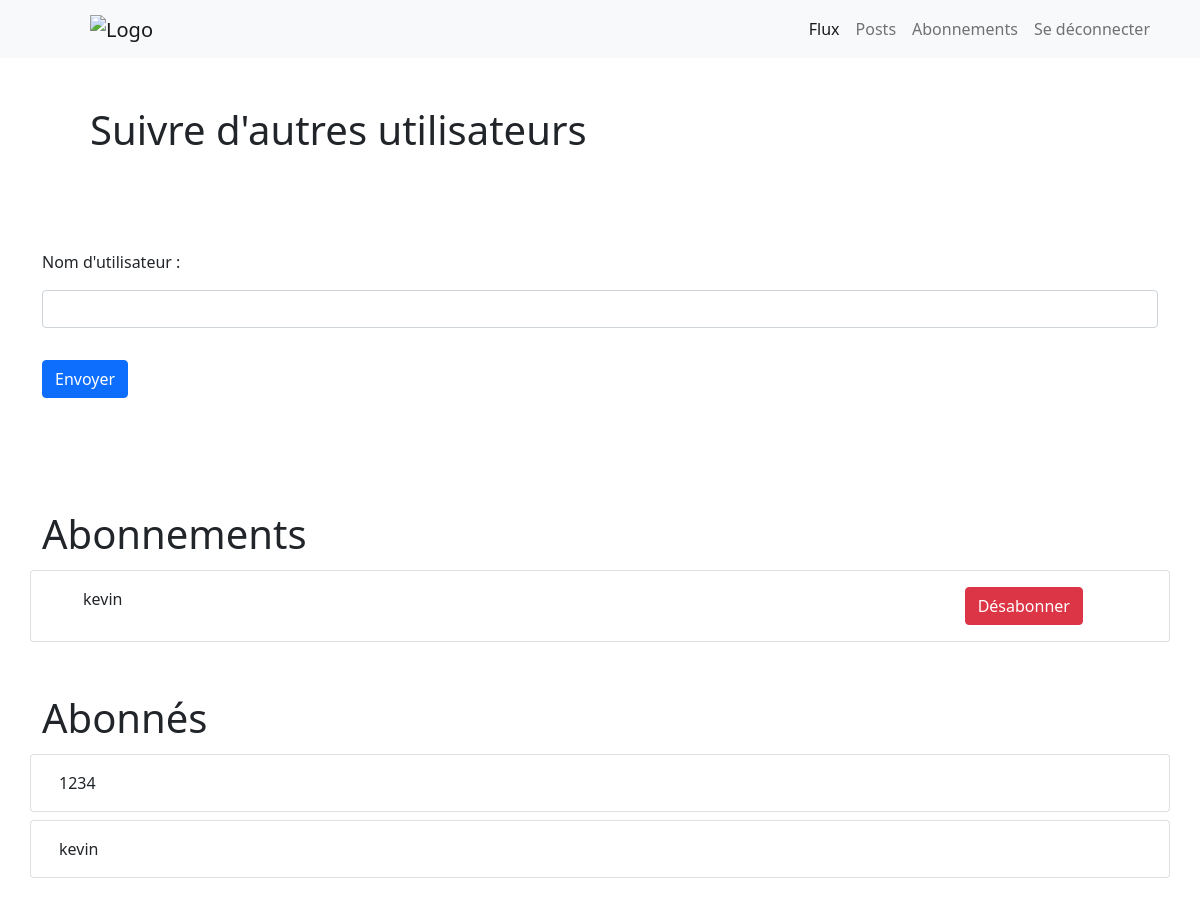
The page /flux/abonnements (signed in) on the database as committed earlier.
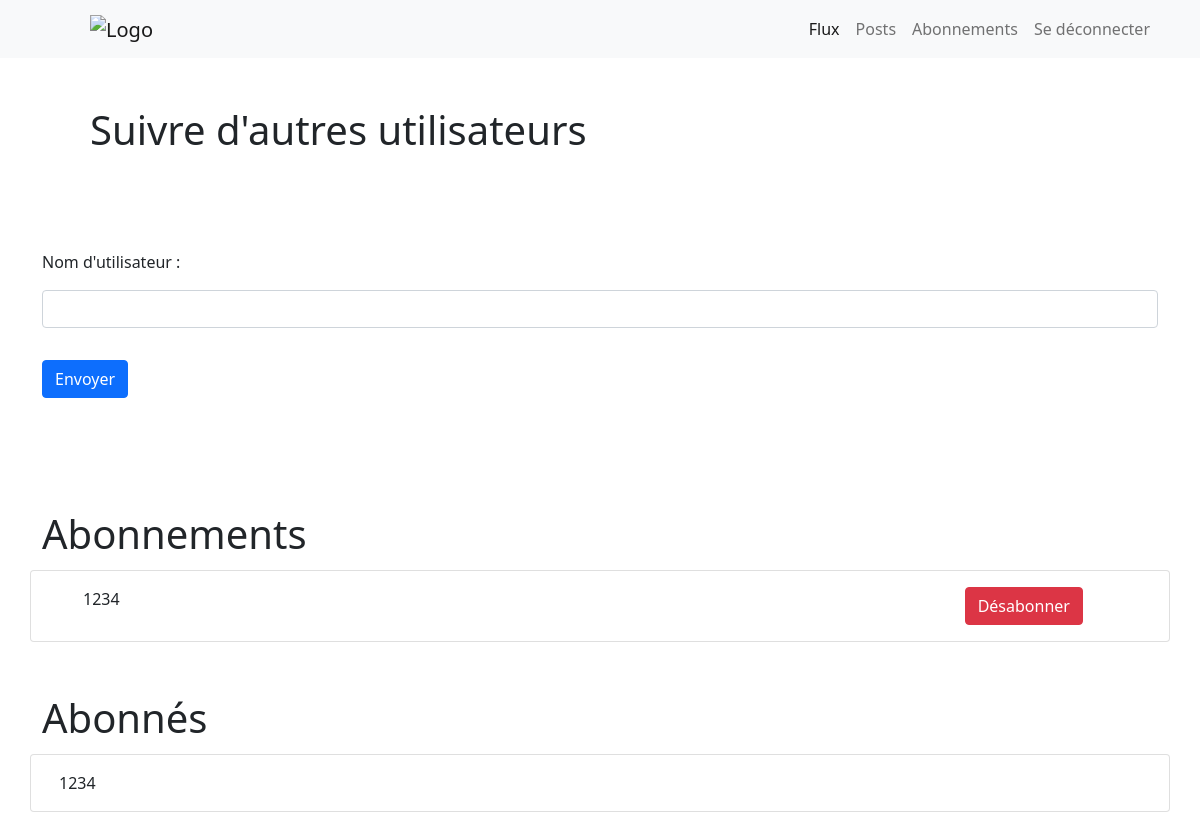
The same page on the database as committed later.
### flux/models.py (models this page shows)
class UserFollows(models.Model):
    user = models.ForeignKey(to=settings.AUTH_USER_MODEL, on_delete=models.CASCADE, related_name='following')
    followed_user = models.ForeignKey(to=settings.AUTH_USER_MODEL, on_delete=models.CASCADE, related_name='followed_by')
    class Meta:
        unique_together = ('user', 'followed_user', )

### flux/views.py (the view, shortened to what this page needs)
# urls.py: path('abonnements', views.abonnements, name='abonnements'),
@login_required
def abonnements(request):
    form = AbonnementsForm
    followed_users = UserFollows.objects.filter(user = request.user.id)
    followers = UserFollows.objects.filter(followed_user = request.user.id)
    context = {'form':form, 'followed_users':followed_users, 'followers':followers}
    return render(request, 'flux/abonnements.html', context)

### flux/templates/flux/abonnements.html (shortened to what this page needs)
{% extends "flux/base_generic.html" %}
{% block content %}
<div class="container my-5">
    <h1 class="m-5"> Suivre d'autres utilisateurs</h1>
    <div class="row">
        <div class="col-12">
            <form class='my-5' action="" enctype="multipart/form-data" method="post">
                {{form}}
                <button id = "create-review-submit" type="submit" class="btn btn-primary my-3">Envoyer</button>
            </form>
        </div>
    </div>
</div>
<div class="container my-5">
    <h1>Abonnements</h1>
    <div class="row">
        {% for followed_user in followed_users %}
            <div class="card my-1">
                <div class="card-body">
                    <div class="container">
                        <div class="row">
                            <div class="col-10">{{followed_user.followed_user}}</div>
                            <div class="col-2">
                                <a name="désabonner" id="désabonner" class="btn btn-danger" href="unsubscribe/{{followed_user.id}}" role="button">Désabonner</a>
                            </div>
                        </div>
                    </div>
                </div>
            </div>
        {% endfor %}
    </div>
</div>
<div class="container my-5">
    <h1>Abonnés</h1>
    <div class="row">
        {% for follower in followers %}
            <div class="card my-1">
                <div class="card-body">
                    <p class="card-text">{{follower.user}}</p>
                </div>
            </div>
        {% endfor %}
    </div>
</div>
{% endblock content %}

### flux/templates/flux/base_generic.html (shortened to what this page needs)
<!DOCTYPE html>
<html lang="en">
<head>
    <link href="https://cdn.jsdelivr.net/npm/bootstrap@5.0.2/dist/css/bootstrap.min.css" rel="stylesheet">
    <link rel="stylesheet" href="https://cdn.jsdelivr.net/npm/bootstrap-icons@1.5.0/font/bootstrap-icons.css">
</head>
<body>
        <nav class="navbar navbar-expand-lg navbar-light bg-light ">
            <div class="container">
                <a class="navbar-brand w-10" href="{% url 'flux' %}"><img class="w-25 mx-5" src="https://user.oc-static.com/upload/2020/09/18/16004297044411_P7.png" alt="Logo"></a>
                <div class="collapse navbar-collapse justify-content-end" id="navbarNav">
                    <ul class="navbar-nav ">
                    <li class="nav-item">
                        <a class="nav-link active" aria-current="page" href={% url 'flux' %}>Flux</a>
                    </li>
                    <li class="nav-item">
                        <a class="nav-link" href={% url 'posts' %}>Posts</a>
                    </li>
                    <li class="nav-item">
                        <a class="nav-link" href={% url 'abonnements' %}>Abonnements</a>
                    </li>
                    <li class="nav-item">
                        <a class="nav-link" href="logout_view">Se déconnecter</a>
                    </li>
                    </ul>
            </div>
            </div>
        </nav>
    {% block content %} {% endblock %}
</body>
</html>

Rows that differ between the two databases and show on the page:
removed UserFollows: followed_user "kevin", user "kevin"
added UserFollows: followed_user "1234", shown under "Abonnements"
